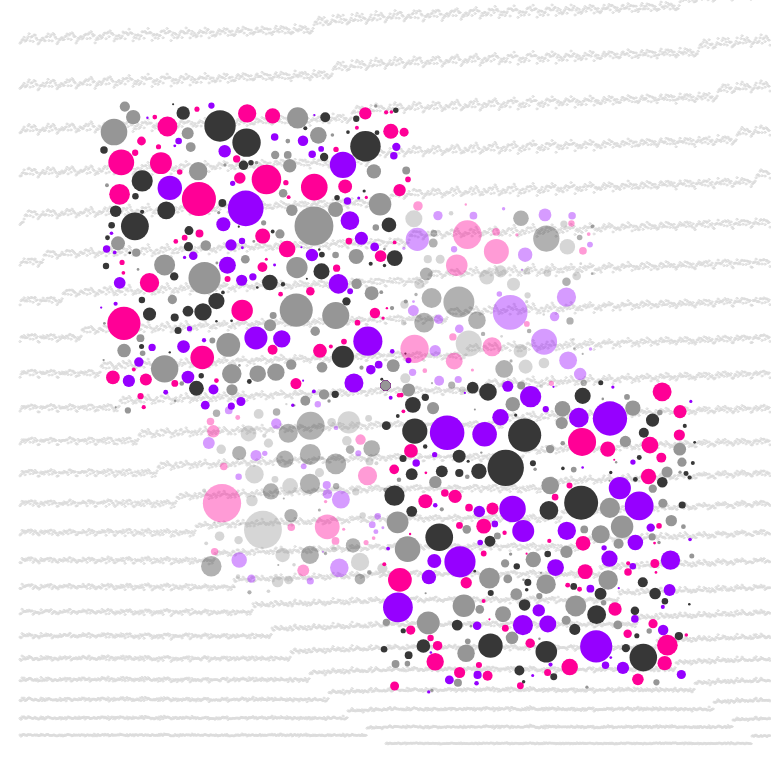
Frame 1 (no input)
Frame 60 (no input): identical to frame 1, image omitted
Frame 120 (the mouse pressed at the canvas centre since frame 60): identical to frame 1, image omitted

The p5.js sketch that drew this single still picture (run headless with seeded random() and noise() and a simulated clock; from frame 60 on, the mouse is pressed at the canvas centre):

// p5.js sketch
// ── sketch.js
let pastLine = [];
let currLine = [];
let circles = [];

let circleFill = (x1, x2, y1, y2, sat) => {
  // Guards from infinite loops
  circles = [];
  var guard = 0;
  while (circles.length < 50000) {

    // Overlap flag
    var overlapping = false;
    
    var circle = {
      x: random(width),
      y: random(height),
      r: random(1, 20)
    }
    circles.push({x:width/2,
                  y: height/2,
                  r: 5})
    // Checks distance from all other circles
    for (var j = 0; j < circles.length; j++) {
      let madeCircle = circles[j];
      let d = dist(circle.x, circle.y, madeCircle.x, madeCircle.y);
      // if d < r1+r2
      if (d < circle.r + madeCircle.r ||
          circle.x < x1 + circle.r || circle.x > x2 - circle.r*3 ||
          circle.y < y1 + circle.r || circle.y > y2 - circle.r*3) {
        overlapping = true;
        break;
      }
    }

    if (!overlapping) {
      circles.push(circle);
    }

    guard++;
    if (guard > 10000) {
      break;
    }
  }

  for (var k = 0; k < circles.length; k++) {
    let circle = circles[k];
    switch (k % 4) {
      case 0:
        fill(255, 0, 150, sat);
        break;
      case 1:
        fill(150, 0, 255, sat);
        break;
      case 2:
        fill(55, 55, 55, sat);
        break;
      case 3:
        fill(150, 150, 150, sat);
        break;
    }
    noStroke();
    ellipse(circle.x, circle.y, circle.r * 2, circle.r * 2);
  }
}

function setup() {
  // // // put setup code here
  createCanvas(771, 771);
  background(255);
  let r = 2;
  stroke(220);
  noFill();
  for (i = 20; i < width - 20; i = i + 2) {
    for (j = 20; j < height; j++) {
      if(currLine.length < 366) {
        currLine.push(i);
      } else {
        let pastPoint = currLine.shift();
        let newX = pastPoint + noise(j) * 2 + (i/3)
        ellipse(j, height-newX, r, r);
        currLine.push(newX);
      }
    }
  }

  circleFill(100, 420, 100, 420, 300);
  circleFill(400, 600, 200, 400, 100);
  circleFill(200, 400, 400, 600, 100);
  circleFill(380, 700, 380, 700, 300);
}

function draw() {
  // put drawing code here

}
